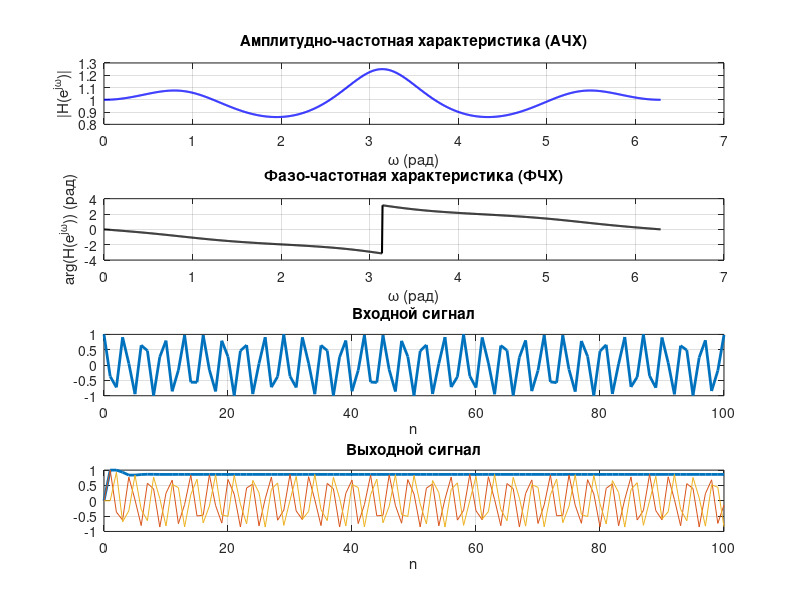

Write the MATLAB code that produced this figure.
delta = @(n)(n==0);
n = 0:100;
x = delta(n);
N = length(x);


b = [0 1];
a = [1 0 -0.1 0.1]; 

h = filter(b, a, x);

w = linspace(0, 2*pi, 1000);
H = zeros(size(w));
for m = 1:N
    H = H + h(m) * exp(-1j * w * (m-1));
end

magnitude = abs(H);
phase = angle(H);


[~, min_index] = min(magnitude);
min_mag = magnitude(min_index);
omega0 = w(min_index);

x_exp = exp(1j * omega0 * n);

y = filter(b, a, x_exp);

figure;
subplot(4, 1, 1);
plot(w, magnitude, 'b', 'LineWidth', 1.5);
grid on;
title('Амплитудно-частотная характеристика (АЧХ)');
xlabel('\omega (рад)');
ylabel('|H(e^{j\omega})|');

subplot(4, 1, 2);
plot(w, phase, 'k', 'LineWidth', 1.5);
grid on;
title('Фазо-частотная характеристика (ФЧХ)');
xlabel('\omega (рад)');
ylabel('arg(H(e^{j\omega})) (рад)');

subplot(4, 1, 3);
plot(n, real(x_exp), 'LineWidth', 2);
title('Входной сигнал');
xlabel('n');
grid on;

subplot(4, 1, 4);
plot(n, abs(y), 'LineWidth', 2);
hold on;
plot(n, real(y));
plot(n, imag(y));
title('Выходной сигнал');
xlabel('n');
grid on;

disp('Частота минимального значения АЧХ:');
disp(min_mag);